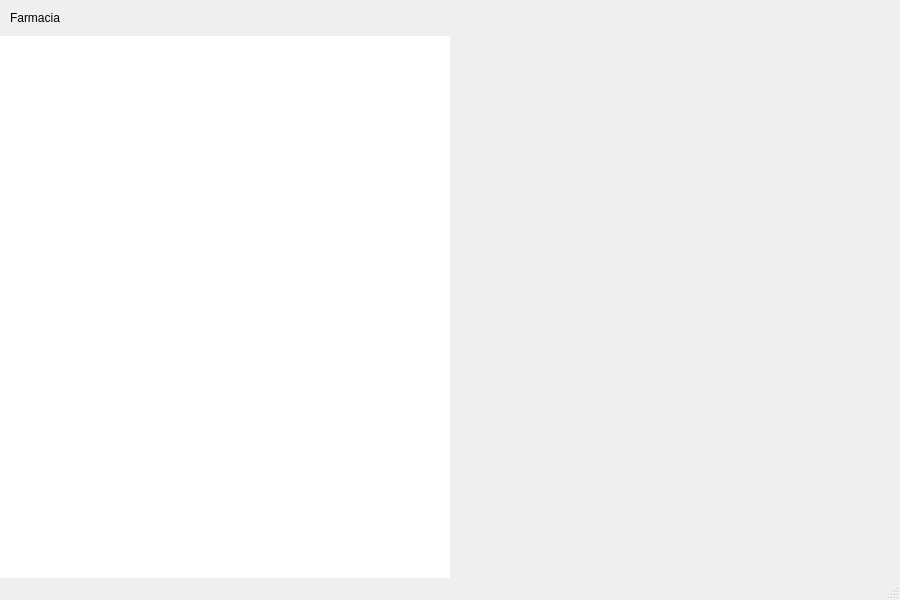
<?xml version="1.0" encoding="UTF-8"?>
<ui version="4.0">
 <class>MainWindow</class>
 <widget class="QMainWindow" name="MainWindow">
  <property name="geometry">
   <rect>
    <x>0</x>
    <y>0</y>
    <width>900</width>
    <height>600</height>
   </rect>
  </property>
  <property name="windowTitle">
   <string>Farmacia</string>
  </property>
  <widget class="QWidget" name="centralwidget">
   <layout class="QVBoxLayout" name="verticalLayoutRaiz">
    <property name="spacing">
     <number>0</number>
    </property>
    <property name="leftMargin">
     <number>0</number>
    </property>
    <property name="topMargin">
     <number>0</number>
    </property>
    <property name="rightMargin">
     <number>0</number>
    </property>
    <property name="bottomMargin">
     <number>0</number>
    </property>
    <item>
     <widget class="QWidget" name="barraTitulo">
      <property name="minimumHeight">
       <number>36</number>
      </property>
      <property name="maximumHeight">
       <number>36</number>
      </property>
      <layout class="QHBoxLayout" name="barraTituloLayout">
       <property name="spacing">
        <number>0</number>
       </property>
       <property name="leftMargin">
        <number>10</number>
       </property>
       <property name="topMargin">
        <number>0</number>
       </property>
       <property name="rightMargin">
        <number>0</number>
       </property>
       <property name="bottomMargin">
        <number>0</number>
       </property>
       <item>
        <widget class="QLabel" name="labelTituloApp">
         <property name="text">
          <string>Farmacia</string>
         </property>
        </widget>
       </item>
       <item>
        <spacer name="spacerTitulo">
         <property name="orientation">
          <enum>Qt::Horizontal</enum>
         </property>
        </spacer>
       </item>
       <item>
        <widget class="QPushButton" name="btnMinimizar">
         <property name="minimumSize">
          <size><width>46</width><height>36</height></size>
         </property>
         <property name="maximumSize">
          <size><width>46</width><height>36</height></size>
         </property>
         <property name="text">
          <string/>
         </property>
         <property name="flat">
          <bool>true</bool>
         </property>
        </widget>
       </item>
       <item>
        <widget class="QPushButton" name="btnCerrarApp">
         <property name="minimumSize">
          <size><width>46</width><height>36</height></size>
         </property>
         <property name="maximumSize">
          <size><width>46</width><height>36</height></size>
         </property>
         <property name="text">
          <string/>
         </property>
         <property name="flat">
          <bool>true</bool>
         </property>
        </widget>
       </item>
      </layout>
     </widget>
    </item>
    <item>
     <layout class="QHBoxLayout" name="horizontalLayout">
      <property name="spacing">
       <number>0</number>
      </property>
      <property name="leftMargin">
       <number>0</number>
      </property>
      <property name="topMargin">
       <number>0</number>
      </property>
      <property name="rightMargin">
       <number>0</number>
      </property>
      <property name="bottomMargin">
       <number>0</number>
      </property>
      <item>
       <widget class="QListWidget" name="listMenu">
        <property name="minimumWidth">
         <number>225</number>
        </property>
        <property name="maximumWidth">
         <number>225</number>
        </property>
        <property name="frameShape">
         <enum>QFrame::NoFrame</enum>
        </property>
        <property name="horizontalScrollBarPolicy">
         <enum>Qt::ScrollBarAlwaysOff</enum>
        </property>
       </widget>
      </item>
      <item>
       <widget class="QStackedWidget" name="stackedWidget"/>
      </item>
     </layout>
    </item>
   </layout>
  </widget>
  <widget class="QStatusBar" name="statusbar"/>
 </widget>
 <resources/>
 <connections/>
</ui>
